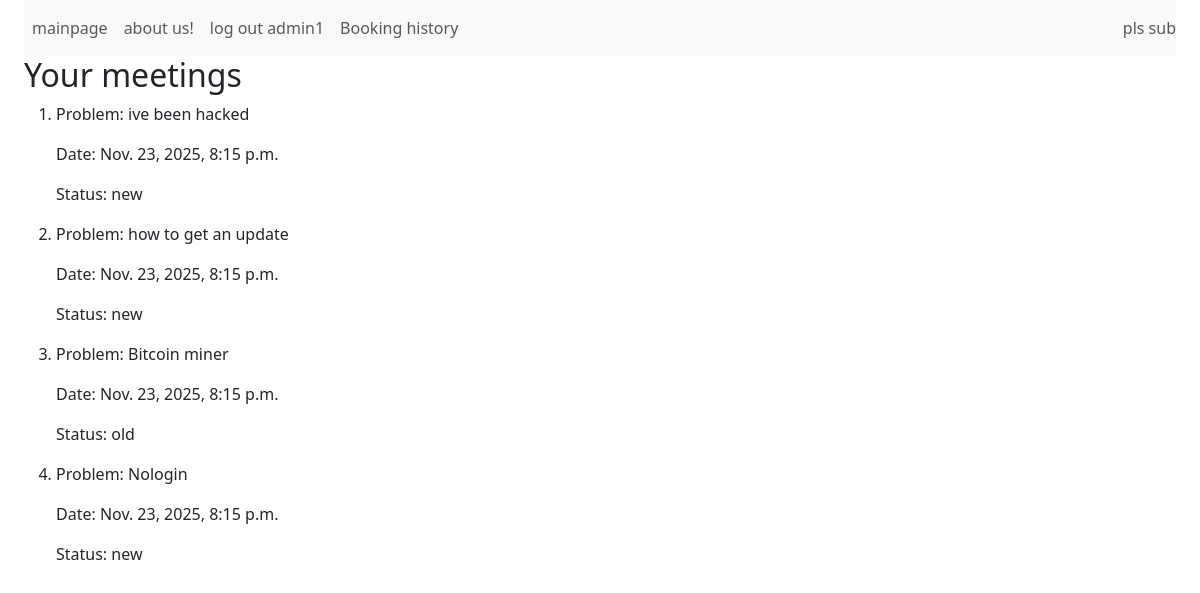
The page /list (signed in) on the database its author committed.
### bookingapp/models.py (models this page shows, shortened)
class Meeting(models.Model):
    time = models.DateTimeField(auto_now_add = True)
    usedproblem = models.ForeignKey(Problem, on_delete = models.SET_NULL, null = True, related_name = 'Meetings')
    user = models.ForeignKey(User, on_delete = models.CASCADE, related_name = 'Meetings')
    ss = [('new', 'new'), ('old', 'old'), ('in_progress', 'In Progress'), ('closed_session', 'Closed Session'), ('blocked/reported', 'Blocked')]
    status = models.CharField(max_length = 20, choices = ss, default = 'new')
    datetimemeet = models.DateTimeField()

class Problem(models.Model):
    nameofproblem = models.CharField(max_length = 20)
    descriptionofproblem = models.CharField(max_length = 200)
    cgcs = [('windows', 'Windows'), ('account', 'Account'), ('connection', 'Connection lost'), ('updates', 'Updates'), ('virus', 'Virus'), ('other', 'Others')]
    categoryofproblem = models.CharField(max_length = 13, choices = cgcs )
    def __str__(self):
        return self.nameofproblem

### bookingapp/views.py (the view)
# urls.py: path('list', views.meetinghistory, name = 'history'),
def meetinghistory(request):
    meetings = Meeting.objects.filter(user = request.user).order_by('-time')
    return render(request = request, template_name = 'history.html', context = {'Meetings' : meetings})

### templates/history.html
{% extends 'base.html' %}
{% block content  %}
<h2>Your meetings</h2>
<ol>
{% for m in Meetings %}
<li>
    <p>Problem: {{ m.usedproblem }}</p>
    <p>Date: {{ m.datetimemeet }}</p>
    <p>Status: {{ m.status }}</p>
</li>
{% endfor %}
</ol>
{% endblock %}

### templates/base.html (shortened to what this page needs)
<!DOCTYPE html>
<html lang="en">
<head>
    {% load static %}
    <link rel = "stylesheet" href = "{% static 'css/style.css' %}">
    <link href="https://cdn.jsdelivr.net/npm/bootstrap@5.3.8/dist/css/bootstrap.min.css" rel="stylesheet">
</head>
<body>
    <div class = "container-fluid px-4">
    <header>
        <nav  class="navbar navbar-expand-lg bg-body-tertiary">
            <div class="collapse navbar-collapse" id="navbarText">
      <ul class="navbar-nav me-auto mb-2 mb-lg-0">
        <li class="nav-item"><a class="nav-link" href = '{% url "problemslist" %}' >mainpage</a></li>
                <li class="nav-item"><a class="nav-link" href = '#' >about us!</a></li>
                {% if user.is_authenticated %}
                <li class="nav-item"><a class="nav-link" href = '{% url "logout" %}'>log out {{user.username}}</a></li>
                <li class="nav-item"><a class="nav-link" href = '{% url "history" %}' >Booking history</a></li>
                {% else %}
                <li class="nav-item"><a class="nav-link" href = '{% url "login" %}'>log in</a></li>
                {% endif %}
      </ul>
      <span class="navbar-text">
        pls sub
      </span>
    </div>
        </nav>
    </header>
    <main>
        {% block content %}
        {% endblock %}
    </main>
    </div>
</body>
</html>

### rows shown on the page
Meeting: usedproblem "ive been hacked", datetimemeet "Nov. 23, 2025, 8:15 p.m.", status "new"
Meeting: usedproblem "how to get an update", datetimemeet "Nov. 23, 2025, 8:15 p.m.", status "new"
Meeting: usedproblem "Bitcoin miner", datetimemeet "Nov. 23, 2025, 8:15 p.m.", status "old"
Meeting: usedproblem "Nologin", datetimemeet "Nov. 23, 2025, 8:15 p.m.", status "new"

### other values the page prints
{{ user.username }} "admin1"
